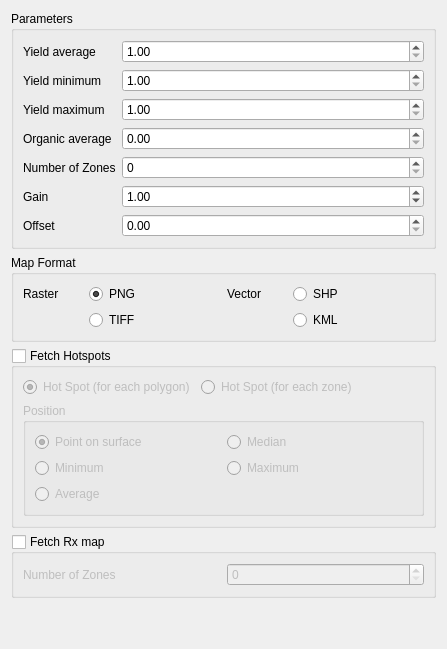
      <widget class="QWidget" name="map_creation_page">
       <layout class="QVBoxLayout" name="verticalLayout_8">
        <item>
         <widget class="QGroupBox" name="parameters_group">
          <property name="title">
           <string>Parameters</string>
          </property>
          <layout class="QGridLayout" name="gridLayout">
           <item row="0" column="0">
            <widget class="QLabel" name="yield_average_label">
             <property name="minimumSize">
              <size>
               <width>0</width>
               <height>0</height>
              </size>
             </property>
             <property name="text">
              <string>Yield average</string>
             </property>
            </widget>
           </item>
           <item row="0" column="1">
            <widget class="QDoubleSpinBox" name="yield_average_form">
             <property name="sizePolicy">
              <sizepolicy hsizetype="Preferred" vsizetype="Fixed">
               <horstretch>0</horstretch>
               <verstretch>0</verstretch>
              </sizepolicy>
             </property>
             <property name="minimumSize">
              <size>
               <width>302</width>
               <height>0</height>
              </size>
             </property>
             <property name="minimum">
              <double>1.000000000000000</double>
             </property>
             <property name="maximum">
              <double>999.990000000000009</double>
             </property>
            </widget>
           </item>
           <item row="1" column="0">
            <widget class="QLabel" name="yield_minimum_label">
             <property name="minimumSize">
              <size>
               <width>0</width>
               <height>0</height>
              </size>
             </property>
             <property name="text">
              <string>Yield minimum</string>
             </property>
            </widget>
           </item>
           <item row="1" column="1">
            <widget class="QDoubleSpinBox" name="yield_minimum_form">
             <property name="sizePolicy">
              <sizepolicy hsizetype="Preferred" vsizetype="Fixed">
               <horstretch>0</horstretch>
               <verstretch>0</verstretch>
              </sizepolicy>
             </property>
             <property name="minimumSize">
              <size>
               <width>302</width>
               <height>0</height>
              </size>
             </property>
             <property name="minimum">
              <double>1.000000000000000</double>
             </property>
             <property name="maximum">
              <double>999.990000000000009</double>
             </property>
            </widget>
           </item>
           <item row="2" column="0">
            <widget class="QLabel" name="yield_maximum_label">
             <property name="text">
              <string>Yield maximum</string>
             </property>
            </widget>
           </item>
           <item row="2" column="1">
            <widget class="QDoubleSpinBox" name="yield_maximum_form">
             <property name="sizePolicy">
              <sizepolicy hsizetype="Preferred" vsizetype="Fixed">
               <horstretch>0</horstretch>
               <verstretch>0</verstretch>
              </sizepolicy>
             </property>
             <property name="minimumSize">
              <size>
               <width>302</width>
               <height>0</height>
              </size>
             </property>
             <property name="minimum">
              <double>1.000000000000000</double>
             </property>
             <property name="maximum">
              <double>999.990000000000009</double>
             </property>
            </widget>
           </item>
           <item row="3" column="0">
            <widget class="QLabel" name="organic_average_label">
             <property name="text">
              <string>Organic average</string>
             </property>
            </widget>
           </item>
           <item row="3" column="1">
            <widget class="QDoubleSpinBox" name="organic_average_form">
             <property name="sizePolicy">
              <sizepolicy hsizetype="Preferred" vsizetype="Fixed">
               <horstretch>0</horstretch>
               <verstretch>0</verstretch>
              </sizepolicy>
             </property>
             <property name="minimumSize">
              <size>
               <width>302</width>
               <height>0</height>
              </size>
             </property>
             <property name="maximum">
              <double>999.990000000000009</double>
             </property>
            </widget>
           </item>
           <item row="4" column="0">
            <widget class="QLabel" name="samz_zone_label">
             <property name="text">
              <string>Number of Zones</string>
             </property>
            </widget>
           </item>
           <item row="4" column="1">
            <widget class="QSpinBox" name="samz_zone_form">
             <property name="sizePolicy">
              <sizepolicy hsizetype="Preferred" vsizetype="Fixed">
               <horstretch>0</horstretch>
               <verstretch>0</verstretch>
              </sizepolicy>
             </property>
             <property name="minimumSize">
              <size>
               <width>302</width>
               <height>0</height>
              </size>
             </property>
             <property name="minimum">
              <number>0</number>
             </property>
             <property name="value">
              <number>0</number>
             </property>
            </widget>
           </item>
           <item row="5" column="0">
            <widget class="QLabel" name="gain_label">
             <property name="text">
              <string>Gain</string>
             </property>
            </widget>
           </item>
           <item row="5" column="1">
            <widget class="QDoubleSpinBox" name="spinBox_gain">
             <property name="decimals">
              <number>2</number>
             </property>
             <property name="singleStep">
              <double>0.100000000000000</double>
             </property>
             <property name="value">
              <double>1.000000000000000</double>
             </property>
            </widget>
           </item>
           <item row="6" column="0">
            <widget class="QLabel" name="offset_label">
             <property name="text">
              <string>Offset</string>
             </property>
            </widget>
           </item>
           <item row="6" column="1">
            <widget class="QDoubleSpinBox" name="spinBox_offset">
             <property name="singleStep">
              <double>0.100000000000000</double>
             </property>
            </widget>
           </item>
          </layout>
         </widget>
        </item>
        <item>
         <widget class="QGroupBox" name="map_format_group">
          <property name="title">
           <string>Map Format</string>
          </property>
          <property name="checkable">
           <bool>false</bool>
          </property>
          <layout class="QGridLayout" name="gridLayout_2">
           <item row="0" column="0">
            <widget class="QLabel" name="raster_label">
             <property name="maximumSize">
              <size>
               <width>60</width>
               <height>16777215</height>
              </size>
             </property>
             <property name="text">
              <string>Raster</string>
             </property>
            </widget>
           </item>
           <item row="0" column="1">
            <widget class="QRadioButton" name="png_radio_button">
             <property name="text">
              <string>PNG</string>
             </property>
             <property name="checked">
              <bool>true</bool>
             </property>
            </widget>
           </item>
           <item row="0" column="2">
            <widget class="QLabel" name="vectorl_abel">
             <property name="maximumSize">
              <size>
               <width>60</width>
               <height>16777215</height>
              </size>
             </property>
             <property name="text">
              <string>Vector</string>
             </property>
            </widget>
           </item>
           <item row="0" column="3">
            <widget class="QRadioButton" name="shp_radio_button">
             <property name="text">
              <string>SHP</string>
             </property>
            </widget>
           </item>
           <item row="1" column="1">
            <widget class="QRadioButton" name="tiff_radio_button">
             <property name="text">
              <string>TIFF</string>
             </property>
             <property name="checked">
              <bool>false</bool>
             </property>
            </widget>
           </item>
           <item row="1" column="3">
            <widget class="QRadioButton" name="kmz_radio_button">
             <property name="text">
              <string>KML</string>
             </property>
            </widget>
           </item>
          </layout>
         </widget>
        </item>
        <item>
         <widget class="QGroupBox" name="hotspots_group">
          <property name="title">
           <string>Fetch Hotspots</string>
          </property>
          <property name="checkable">
           <bool>true</bool>
          </property>
          <property name="checked">
           <bool>false</bool>
          </property>
          <layout class="QVBoxLayout" name="verticalLayout_4">
           <item>
            <layout class="QFormLayout" name="formLayout_2">
             <item row="0" column="0">
              <widget class="QRadioButton" name="hotspot_polygon_form">
               <property name="text">
                <string>Hot Spot (for each polygon)</string>
               </property>
               <property name="checked">
                <bool>true</bool>
               </property>
              </widget>
             </item>
             <item row="0" column="1">
              <widget class="QRadioButton" name="hotspot_polygon_part_form">
               <property name="text">
                <string>Hot Spot (for each zone)</string>
               </property>
              </widget>
             </item>
            </layout>
           </item>
           <item>
            <widget class="QGroupBox" name="hotspots_position_group">
             <property name="title">
              <string>Position</string>
             </property>
             <property name="checkable">
              <bool>false</bool>
             </property>
             <property name="checked">
              <bool>false</bool>
             </property>
             <layout class="QGridLayout" name="gridLayout_3">
              <item row="1" column="1">
               <widget class="QRadioButton" name="rb_max">
                <property name="text">
                 <string>Maximum</string>
                </property>
               </widget>
              </item>
              <item row="0" column="1">
               <widget class="QRadioButton" name="rb_med">
                <property name="text">
                 <string>Median</string>
                </property>
               </widget>
              </item>
              <item row="1" column="0">
               <widget class="QRadioButton" name="rb_min">
                <property name="text">
                 <string>Minimum</string>
                </property>
               </widget>
              </item>
              <item row="2" column="0">
               <widget class="QRadioButton" name="rb_ave">
                <property name="text">
                 <string>Average</string>
                </property>
               </widget>
              </item>
              <item row="0" column="0">
               <widget class="QRadioButton" name="rb_point_on_surface">
                <property name="text">
                 <string>Point on surface</string>
                </property>
                <property name="checked">
                 <bool>true</bool>
                </property>
               </widget>
              </item>
             </layout>
            </widget>
           </item>
          </layout>
         </widget>
        </item>
        <item>
         <widget class="QGroupBox" name="fetch_rx_group">
          <property name="title">
           <string>Fetch Rx map</string>
          </property>
          <property name="checkable">
           <bool>true</bool>
          </property>
          <property name="checked">
           <bool>false</bool>
          </property>
          <layout class="QGridLayout" name="gridLayout_5">
           <item row="0" column="0">
            <widget class="QLabel" name="fetch_rx_label">
             <property name="text">
              <string>Number of Zones</string>
             </property>
            </widget>
           </item>
           <item row="0" column="1">
            <widget class="QSpinBox" name="fetch_rx_zones">
             <property name="maximum">
              <number>20</number>
             </property>
            </widget>
           </item>
          </layout>
         </widget>
        </item>
        <item>
         <spacer name="verticalSpacer_3">
          <property name="orientation">
           <enum>Qt::Vertical</enum>
          </property>
          <property name="sizeHint" stdset="0">
           <size>
            <width>20</width>
            <height>40</height>
           </size>
          </property>
         </spacer>
        </item>
       </layout>
      </widget>
